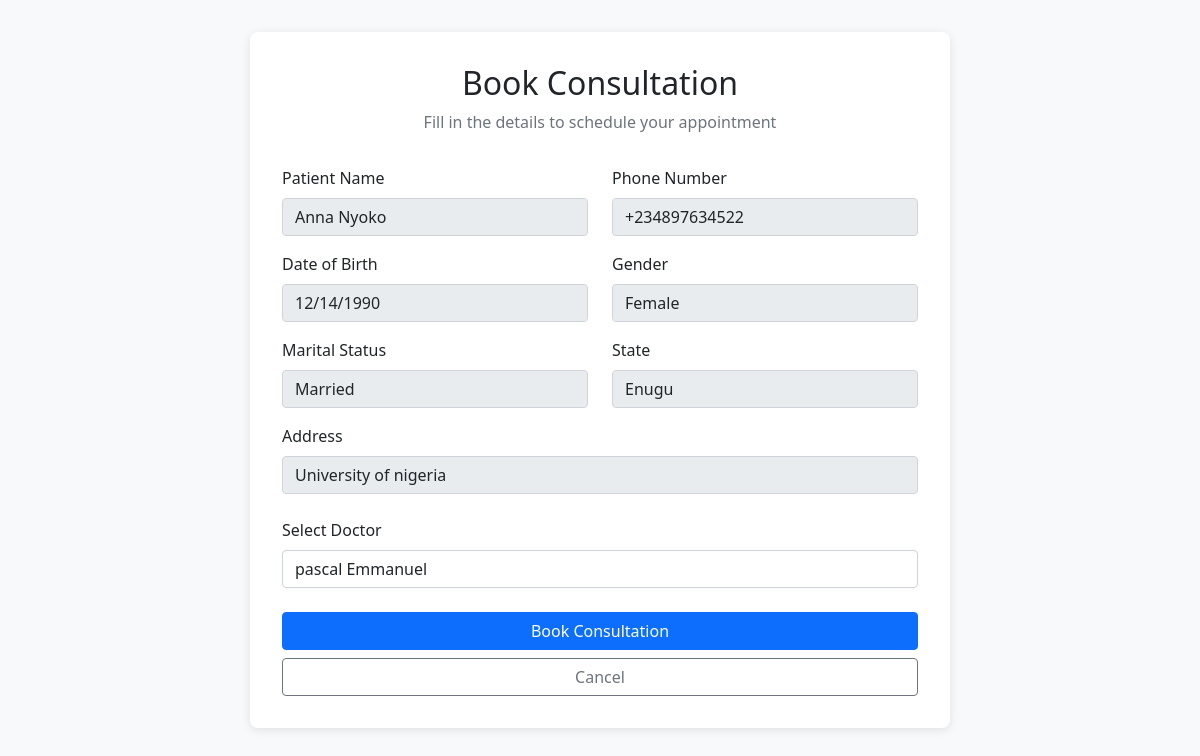
The app's page /book-consultation (signed in), older data.
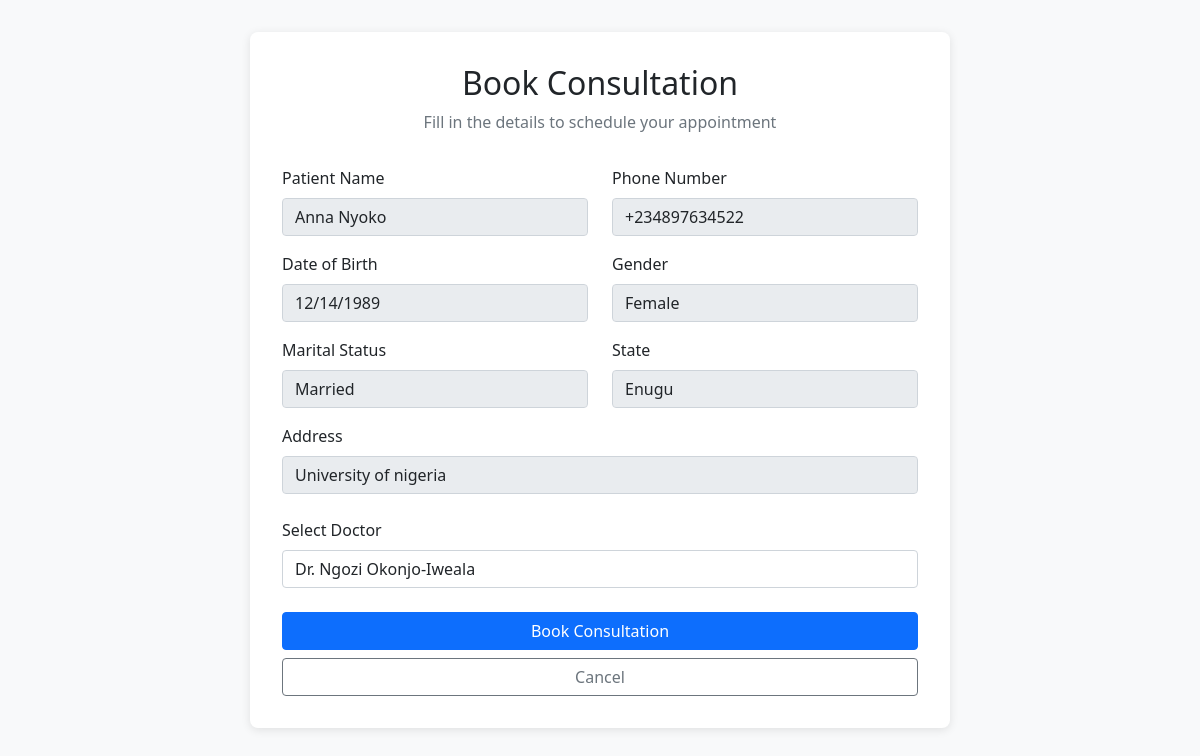
The same page, newer data.
### app.py (models this page shows, shortened)
class User(db.Model, UserMixin):  # Patient
    id = db.Column(db.Integer, primary_key=True)
    name = db.Column(db.String(120), nullable=False)
    email = db.Column(db.String(120), unique=True, nullable=False)
    phone = db.Column(db.String(15), nullable=False)
    dob = db.Column(db.Date, nullable=False)
    gender = db.Column(db.String(10), nullable=False)
    marital_status = db.Column(db.String(20), nullable=False)
    address = db.Column(db.String(200), nullable=False)
    state = db.Column(db.String(50), nullable=False)
    password_hash = db.Column(db.String(128), nullable=False)

### app.py (the view, shortened to what this page needs)
@app.route('/book-consultation', methods=['GET', 'POST'])
@login_required
def book_consultation():
    form = ConsultationBookingForm()
    user_state = current_user.state
    doctors_in_state = Doctor.query.filter_by(state=user_state).all()
    form.doctor_id.choices = [(doctor.id, doctor.name) for doctor in doctors_in_state]
    if request.method == 'GET':
        form.name.data = current_user.name
        form.phone.data = current_user.phone
        form.dob.data = current_user.dob
        form.gender.data = current_user.gender
        form.marital_status.data = current_user.marital_status
        form.address.data = current_user.address
        form.state.data = current_user.state
    return render_template('user_consultations.html', form=form, user=current_user)

### app.py
class ConsultationBookingForm(FlaskForm):
    name = StringField('Patient Name', validators=[DataRequired()])
    phone = StringField('Phone Number', validators=[DataRequired()])
    dob = DateField('Date of Birth', validators=[DataRequired()])
    gender = SelectField('Gender', choices=[('Male', 'Male'), ('Female', 'Female')], validators=[DataRequired()])
    marital_status = SelectField('Marital Status', choices=[('Single', 'Single'), ('Married', 'Married')], validators=[DataRequired()])
    address = StringField('Address', validators=[DataRequired()])
    state = StringField('State', validators=[DataRequired()])
    doctor_id = SelectField('Select Doctor', coerce=int, validators=[DataRequired()])
    submit = SubmitField('Book Consultation')

### app.py (called while the page is built)
@login_manager.user_loader
def load_user(user_id):
    user_type = session.get('user_type')
    if user_type == 'user':
        return User.query.get(int(user_id))
    elif user_type == 'doctor':
        return Doctor.query.get(int(user_id))
    return None

### templates/user_consultations.html (shortened to what this page needs)
<!DOCTYPE html>
<html lang="en">
<head>
    <link href="https://cdn.jsdelivr.net/npm/bootstrap@5.1.3/dist/css/bootstrap.min.css" rel="stylesheet">
</head>
<body>
    <div class="auth-container">
        <div class="form-header">
            <h2>Book Consultation</h2>
            <p class="text-muted">Fill in the details to schedule your appointment</p>
        </div>
        <form method="POST">
            <div class="row mb-3">
                <div class="col-md-6">
                    <div class="form-group">
                        <label for="name" class="form-label">Patient Name</label>
                        <input type="text" id="name" class="form-control readonly-field" name="name" value="{{ form.name.data }}" readonly>
                    </div>
                </div>
                <div class="col-md-6">
                    <div class="form-group">
                        <label for="phone" class="form-label">Phone Number</label>
                        <input type="text" id="phone" class="form-control readonly-field" name="phone" value="{{ form.phone.data }}" readonly>
                    </div>
                </div>
            </div>
            <div class="row mb-3">
                <div class="col-md-6">
                    <div class="form-group">
                        <label for="dob" class="form-label">Date of Birth</label>
                        <input type="date" id="dob" class="form-control readonly-field" name="dob" value="{{ form.dob.data }}" readonly>
                    </div>
                </div>
                <div class="col-md-6">
                    <div class="form-group">
                        <label for="gender" class="form-label">Gender</label>
                        <select id="gender" class="form-control readonly-field" name="gender" disabled>
                            <option value="Female" {% if form.gender.data == 'Female' %}selected{% endif %}>Female</option>
                        </select>
                    </div>
                </div>
            </div>
            <div class="row mb-3">
                <div class="col-md-6">
                    <div class="form-group">
                        <label for="marital_status" class="form-label">Marital Status</label>
                        <select id="marital_status" class="form-control readonly-field" name="marital_status" disabled>
                            <option value="Married" {% if form.marital_status.data == 'Married' %}selected{% endif %}>Married</option>
                        </select>
                    </div>
                </div>
                <div class="col-md-6">
                    <div class="form-group">
                        <label for="state" class="form-label">State</label>
                        <input type="text" id="state" class="form-control readonly-field" name="state" value="{{ form.state.data }}" readonly>
                    </div>
                </div>
            </div>
            <div class="form-group mb-4">
                <label for="address" class="form-label">Address</label>
                <input type="text" id="address" class="form-control readonly-field" name="address" value="{{ form.address.data }}" readonly>
            </div>
            <div class="form-group mb-4">
                <label for="doctor_id" class="form-label">Select Doctor</label>
                {{ form.doctor_id(class="form-control") }}
            </div>
            <div class="d-grid gap-2">
                <button type="submit" class="btn btn-primary">Book Consultation</button>
                <a href="{{ url_for('user_dashboard') }}" class="btn btn-outline-secondary">Cancel</a>
            </div>
        </form>
    </div>
</body>
</html>

Row changes from the older to the newer data that the page shows:
changed User "Anna Nyoko": dob "12/14/1990" → "12/14/1989"
Text that changed along with them:
form field doctor_id: "pascal Emmanuel" → "Dr. Ngozi Okonjo-Iweala"
